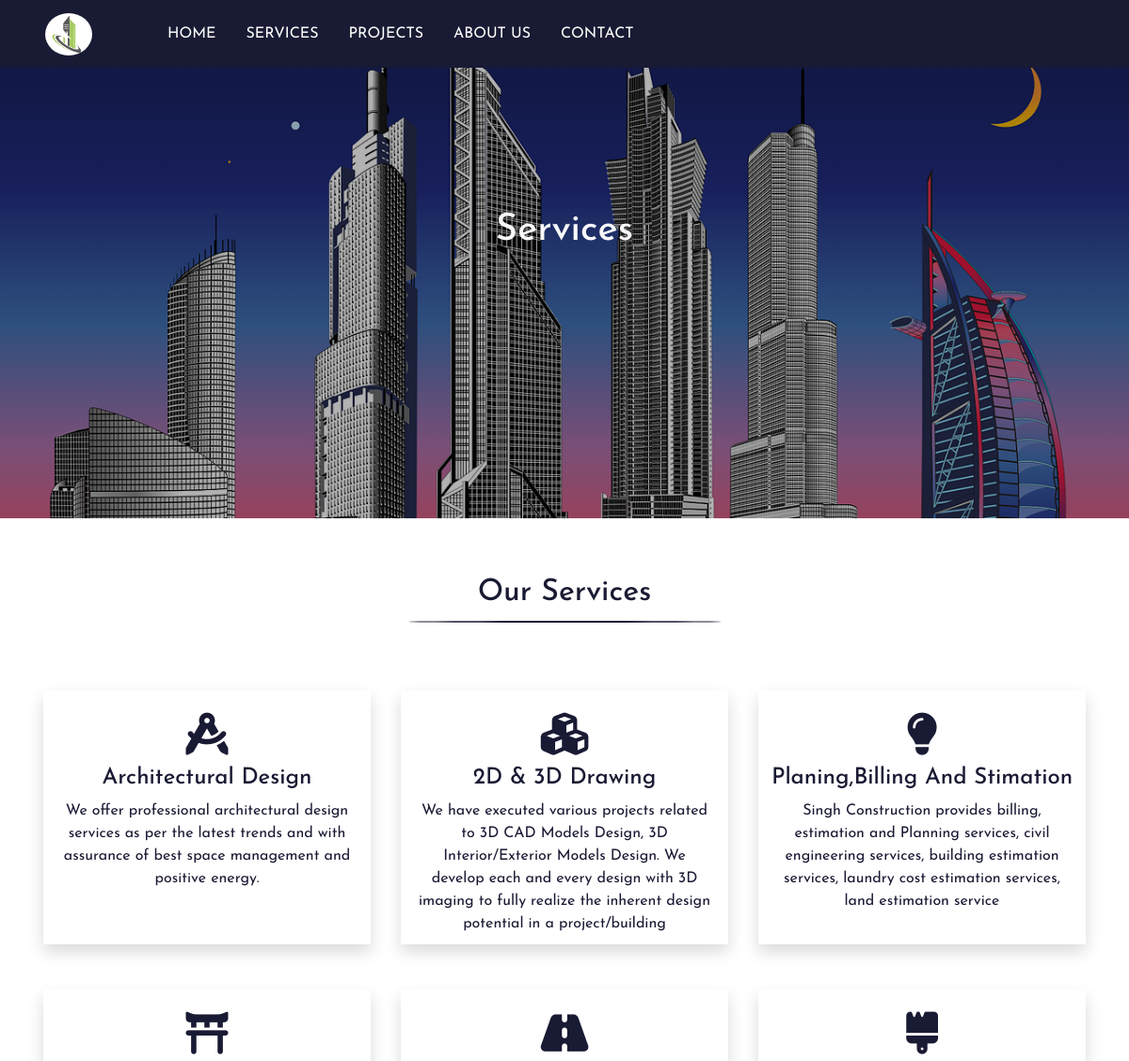
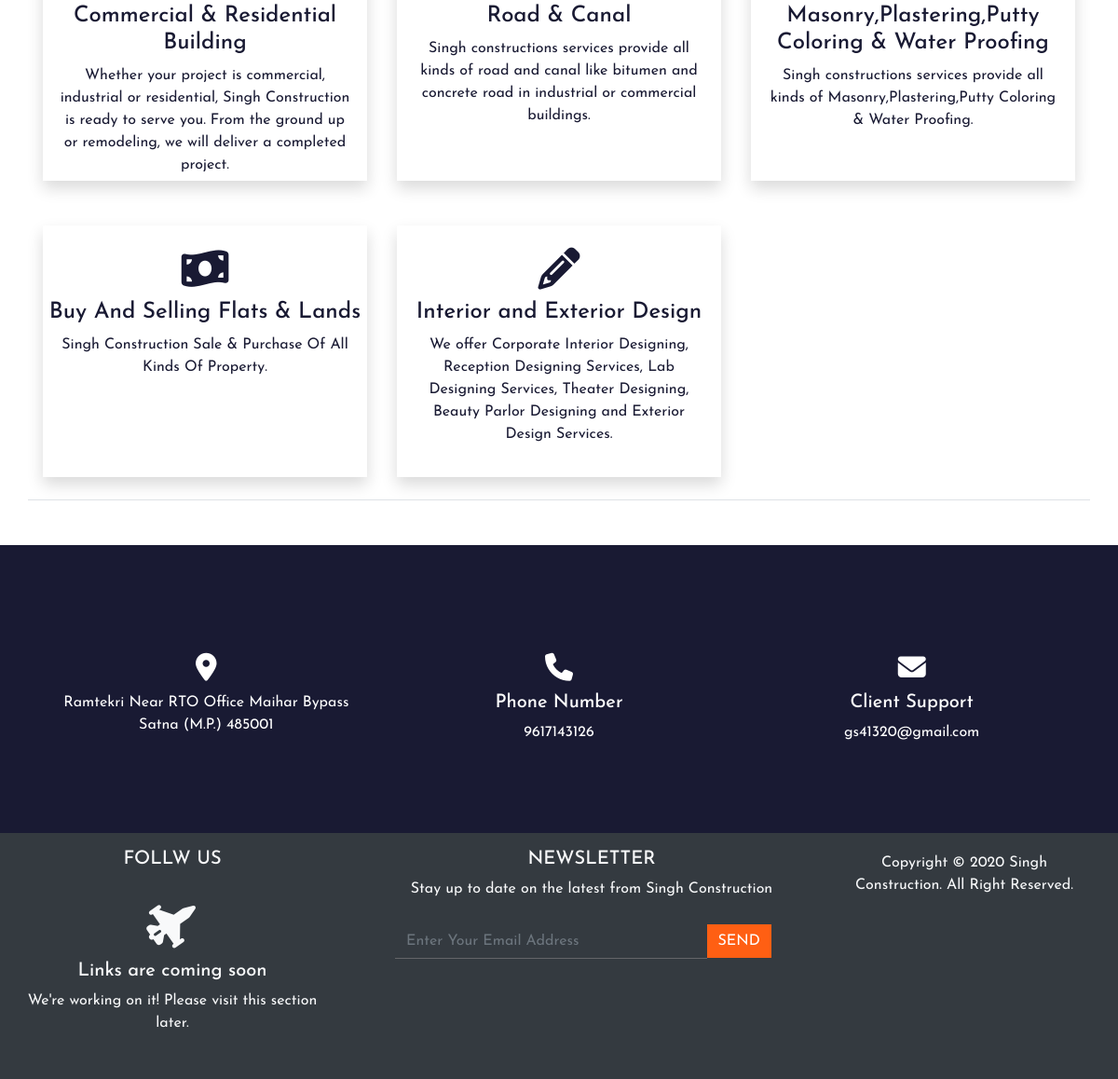
/services.php, run on the app's committed database (2 pictures, top to bottom).
### tables this page shows
CREATE TABLE `slider` (
  `slide_id` int(11) NOT NULL,
  `s_img1` text NOT NULL,
  `s_img2` text NOT NULL,
  `s_img3` text NOT NULL,
  `s_heading` varchar(60) NOT NULL,
  `s_slog` varchar(60) NOT NULL
);

CREATE TABLE `services` (
  `s_id` int(11) NOT NULL,
  `icon` varchar(100) NOT NULL,
  `heading` varchar(100) NOT NULL,
  `descr` varchar(255) NOT NULL
);

CREATE TABLE `customer_support` (
  `cust_id` int(11) NOT NULL,
  `location` varchar(100) NOT NULL,
  `mobile` varchar(100) NOT NULL,
  `email` varchar(100) NOT NULL
);

### services.php (the view)
<?php include('inc/db.php');?>
<?php include('inc/header.php'); ?>
<div id="banner">
	  	<?php
		  	$sql="select * from slider";
		  	$result=$con->query($sql);
		  	if($result->num_rows>0){
			  	while($row=$result->fetch_assoc()){
			  		$s_img1=$row['s_img1'];
			  		echo '
						<div class="img-fluid" style="background-image:linear-gradient(rgba(0,0,0,0.3),
						rgba(0,0,0,0.3)),url(admin/slider_img/'.$s_img1.');">
							<div class="wrapper text-center">
							  <div class="message">
							    <h1 class="text-center text-light" style="padding-top: 150px;">Services</h1>
							  </div>
							</div>
						</div>
			  		';
			  	}
			}
		 ?>
</div>
<div class="container text-center border-bottom mb-5" id="services">
	<h2 class="text-center mt-5">Our Services</h2>
	<span class="title-border"></span>
	<div class="row mt-5">
<?php
$sql="select * from services";
$result=$con->query($sql);
if($result->num_rows>0){
	while($row=$result->fetch_assoc()){
	echo '
		<div class="col-sm-4 mb-2 mt-2 p-3 service-info">
			<div id="service-info" class="shadow pt-4">
				'.$row['icon'].'
				<h4 class="mt-2">'.$row['heading'].'</h4>
				<p class="text-title text-center  pl-3 pr-3 pb-3">'.$row['descr'].'</p>
			</div>
		</div>
	';
	}
}
?>
	</div>
</div>
<?php include('inc/footer.php') ?>

### inc/footer.php (shortened to what this page needs)
<div class="jumbotron" id="cust_suport">
	<div class="container">
		<?php
			$sql="select * from  customer_support";
			$result=$con->query($sql);
			if($result->num_rows>0){
				while($row=$result->fetch_assoc()){
					$location=$row['location'];
					$mobile=$row['mobile'];
					$email=$row['email'];
					echo '
						<div class="row">
							<div class="col-sm-4 text-center mt-5 mb-3">
					             <div class="contact-icon">
					               <i class="fas fa-map-marker-alt"></i>
					             </div>
					             <div class="contact-text">
					                 <p>'.$location.'</p>
					             </div>
							</div>
							<div class="col-sm-4 text-center mt-5 mb-3">
					             <div class="contact-icon ">
					               <i class="fas fa-phone"></i>
					             </div>
					             <div class="contact-text">
					                 <h5>Phone Number</h5>
					                 <p>'.$mobile.'</p>
					             </div>
							</div>
							<div class="col-sm-4 text-center mt-5 mb-3">
				                 <div class="contact-icon">
				                   <i class="fas fa-envelope"></i>
				                 </div>
				                 <div class="contact-text">
				                     <h5>Client Support</h5>
				                     <p>'.$email.'</p>
				                 </div>
							</div>
						</div>
					';
				}
			}
		?>
	</div>
</div>
<div class=" bg-dark w-100" id="footer">
	<div class="row w-100">
		<div class="col-sm-4">
			<div class="text-title">
				<h5 class="text-center mt-3 text-light text-uppercase">Follw Us</h5>
			</div>
			<?php
			$select="select * from socials";
			$result=$con->query($select);
			if($result->num_rows>0){
				while($row=$result->fetch_assoc()){
					$f_link=$row['f_link'];
					$insta_link=$row['insta_link'];
					$linkedin_link=$row['linkedin_link'];
					echo '
						<div class="text-center" id="media_icon">
							<a href="'.$f_link.'" class=" text-center" target="_blank">
								<i class="fab fa-facebook-f"></i>
							</a>
							<a href="'.$insta_link.'" class=" text-center" target="_blank">
								<i class="fab fa-twitter"></i>
							</a>
							<a href="'.$linkedin_link.'" class="text-center" target="_blank">
								<i class="fab fa-linkedin"></i>
							</a>
						</div>
					';
				}
			}else{
        		echo "<div class='wrapper mb-5 mt-3 text-center col-sm-12 text-light'>
            <i class='fas fa-fighter-jet fa-3x mb-3 mt-3'
            style='transform: rotate(325deg);'></i>
            <h5>Links are coming soon<span class='dot'>
            </span></h5>
            <p class='text-center'>We're working on it! Please visit this section later.</p>
          </div>
        ";
      }
			?>
		</div>
		<div class="col-sm-5 text-center">
			<div class="text-title">
				<h5 class="text-center mt-3 text-light text-uppercase">Newsletter</h5>
				<p class="text-center text-light">Stay up to date on the latest from Singh Construction</p>
			</div>
			<form method="post" class="form-group form-inline ml-4" id="subscribe">
				<input type="email" name="email" placeholder="Enter Your Email Address" class="form-control w-75" required>
				<button type="submit" name="submit" class="btn text-uppercase">
				Send</button>
			</form>
		</div>
		<div class="col-sm-3">
			<div class="text-center text-light" id="copyright">
				Copyright ©
					<?php
						$copyYear = 2020;
						$curYear = date('Y');
						echo $copyYear . (($copyYear != $curYear) ? '-' . $curYear : '');
					?>
				Singh Construction. All Right Reserved.
			</div>
		</div>
	</div>
</div>
</body>
</html>

### css/main.css (style rules this page uses)
* { margin: 0; padding: 0; box-sizing: border-box; }
body { font-family: 'Josefin Sans',sans-serif; }
#services h2 { color: #191a33; }
#services .title-border { content: ""; width: 30%; height: 2px; display: block; background: block; background-color: #191a33; border-radius: 50%; margin:1%; margin-left: 35%; }
#service-info h4 { color:#191a33; }
#service-info p { color:#191a33; }
#service-info { height: 270px; }
#service-info i { font-size: 45px; color:#191a33; }
#services { margin-top:60px; }
#cust_suport { background: #191a33; border-radius: inherit; }
.contact-icon { font-size: 30px; color: #fff; }
.contact-text { color: #fff; }
.contact-text p { color: #fff; }
#banner div { margin-top: 71px; margin-bottom: 25px; background-position: center; background-repeat: no-repeat; height: 60vh; background-size: cover; }
#footer { margin-top: -32px; height: auto; }
#copyright { text-align: center; margin-top: 20px; margin-bottom: 20px; }
#subscribe { margin-top: 25px; margin-bottom: 20px; }
#subscribe button { border-radius: inherit; border: none; background: #ff5f13; color: #fff; }
#subscribe input[type=email] { border: none; color: #fff; background: #343a40; border-radius: 0px; border-bottom: 1px solid; border-bottom-color: #a79f9f6b; }

### data on the page
slider: s_img1 (picture)
services: heading "Architectural Design", descr "We offer professional architectural design services as per the latest trends and with assurance of best space management and positive energy."
services: heading "2D & 3D Drawing", descr "We have executed various projects related to 3D CAD Models Design, 3D Interior/Exterior Models Design. We develop each and every design with 3D imaging to fully realize the inherent design potential in a project/building"
services: heading "Planing,Billing And Stimation", descr "Singh Construction provides billing, estimation and Planning services, civil engineering services, building estimation services, laundry cost estimation services, land estimation service"
services: heading "Commercial & Residential Building", descr "Whether your project is commercial, industrial or residential, Singh Construction is ready to serve you. From the ground up or remodeling, we will deliver a completed project."
services: heading "Road & Canal", descr "Singh constructions services provide all kinds of road and canal like bitumen and concrete road in industrial or commercial buildings."
services: heading "Masonry,Plastering,Putty Coloring & Water Proofing", descr "Singh constructions services provide all kinds of Masonry,Plastering,Putty Coloring & Water Proofing."
services: heading "Buy And Selling Flats & Lands", descr "Singh Construction Sale & Purchase Of All Kinds Of Property."
services: heading "Interior and Exterior Design", descr "We offer Corporate Interior Designing, Reception Designing Services, Lab Designing Services, Theater Designing, Beauty Parlor Designing and Exterior Design Services."
customer_support: location "Ramtekri Near RTO Office Maihar Bypass Satna (M.P.) 485001", mobile "9617143126", email "gs41320@gmail.com"

### other printed values
$copyYear "2020"
